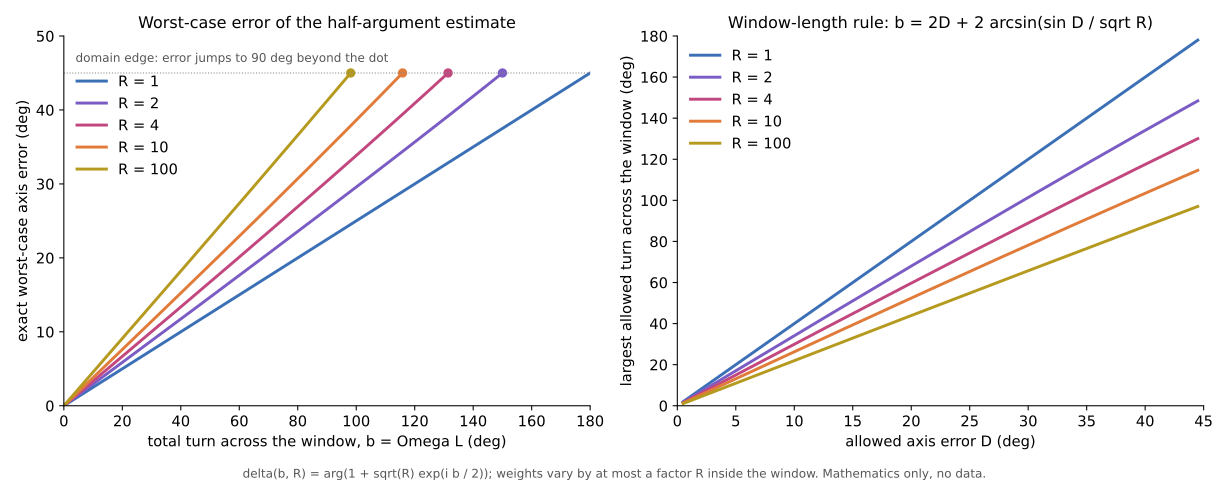

The script that saved this image:
"""Draw figure.svg (and optionally a PNG) for the finite-window axis note from the closed forms.

  python docs/manuscripts/finite-window-axis/figure.py [--png OUT.png]

Needs numpy and matplotlib. Pure mathematics: no data.
"""
import argparse
import math
import os
import sys

import numpy as np


def delta(b, R):
    return np.arctan2(np.sqrt(R) * np.sin(b / 2), 1 + np.sqrt(R) * np.cos(b / 2))


def b_max(R):
    return math.pi / 2 + math.acos(1 - 1 / R) if R > 1 else math.pi


def main(argv=None):
    if sys.stdout.isatty():  # the Scrolls look (AGENTS.md rule 17), when run inside a checkout
        try:
            from kit import termstyle
            termstyle.script()
        except ImportError:
            pass
    p = argparse.ArgumentParser(description=__doc__.split("\n\n")[0])
    p.add_argument("--png", help="also write a PNG here (1920 px wide)")
    a = p.parse_args(argv)
    import matplotlib
    matplotlib.use("Agg")
    import matplotlib.pyplot as plt

    plt.rcParams.update({"font.size": 11, "font.family": "DejaVu Sans", "axes.spines.top": False,
                         "axes.spines.right": False, "svg.hashsalt": "finite-window-axis"})
    colors = {1: "#3b6fb6", 2: "#7a5cc4", 4: "#c2477f", 10: "#e07b39", 100: "#b59a1f"}
    fig, (ax1, ax2) = plt.subplots(1, 2, figsize=(12.8, 5.0))

    for R, c in colors.items():
        bm = b_max(R)
        b = np.linspace(0, bm - 1e-9, 600)
        ax1.plot(np.degrees(b), np.degrees(delta(b, R)), color=c, lw=2.2, label=f"R = {R}")
        if R > 1:
            ax1.plot([math.degrees(bm)], [45], "o", color=c, ms=6)
    ax1.axhline(45, color="#888888", lw=0.8, ls=":")
    ax1.text(4, 46.5, "domain edge: error jumps to 90 deg beyond the dot", color="#555555", fontsize=9)
    ax1.set_xlabel("total turn across the window, b = Omega L (deg)")
    ax1.set_ylabel("exact worst-case axis error (deg)")
    ax1.set_title("Worst-case error of the half-argument estimate", fontsize=12)
    ax1.set_xlim(0, 180)
    ax1.set_ylim(0, 50)
    ax1.legend(frameon=False, loc="upper left", bbox_to_anchor=(0.0, 0.93))

    D = np.radians(np.linspace(0.5, 44.5, 400))
    for R, c in colors.items():
        bmax = 2 * D + 2 * np.arcsin(np.sin(D) / np.sqrt(R))
        ok = bmax < b_max(R)
        ax2.plot(np.degrees(D[ok]), np.degrees(bmax[ok]), color=c, lw=2.2, label=f"R = {R}")
    ax2.set_xlabel("allowed axis error D (deg)")
    ax2.set_ylabel("largest allowed turn across the window (deg)")
    ax2.set_title("Window-length rule: b = 2D + 2 arcsin(sin D / sqrt R)", fontsize=12)
    ax2.set_xlim(0, 45)
    ax2.set_ylim(0, 180)
    ax2.legend(frameon=False, loc="upper left")
    fig.text(0.5, 0.005, "delta(b, R) = arg(1 + sqrt(R) exp(i b / 2)); weights vary by at most a factor R inside the window. "
             "Mathematics only, no data.", ha="center", fontsize=9, color="#555555")
    fig.tight_layout(rect=(0, 0.03, 1, 1))
    here = os.path.dirname(os.path.abspath(__file__))
    fig.savefig(os.path.join(here, "figure.svg"), metadata={"Date": None})
    if a.png:
        fig.savefig(a.png, dpi=150)
    print("wrote figure.svg" + (f" and {a.png}" if a.png else ""))
    return 0


if __name__ == "__main__":
    sys.exit(main())
